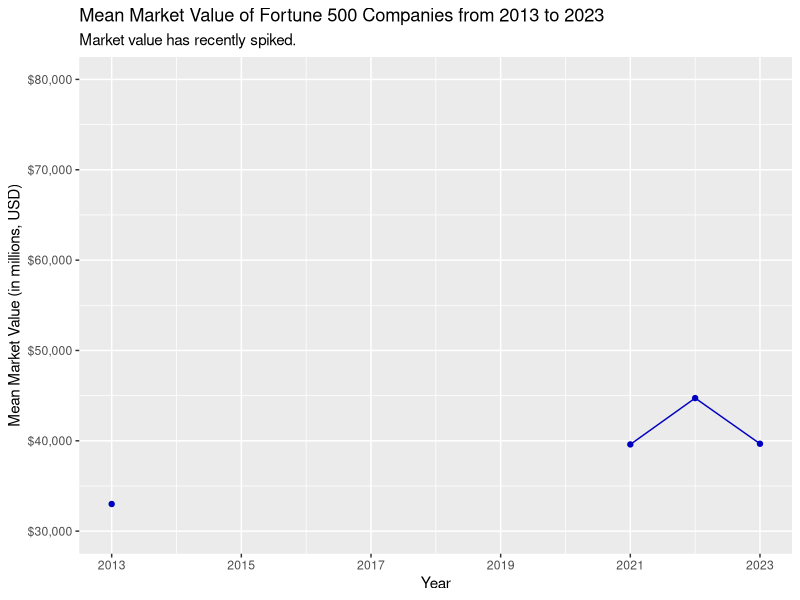
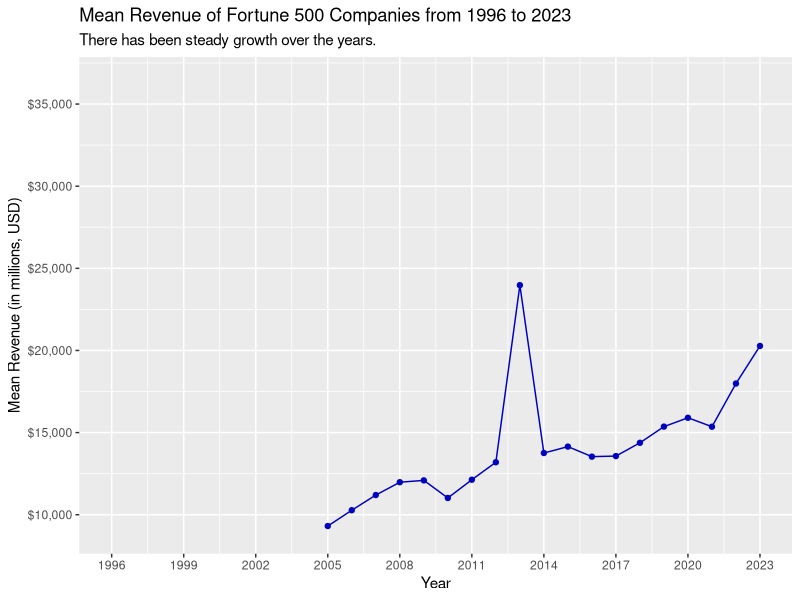
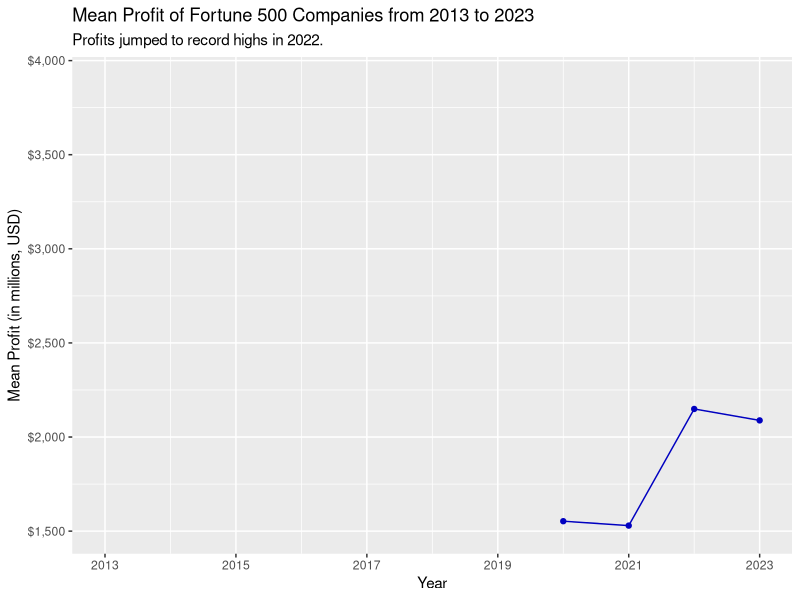
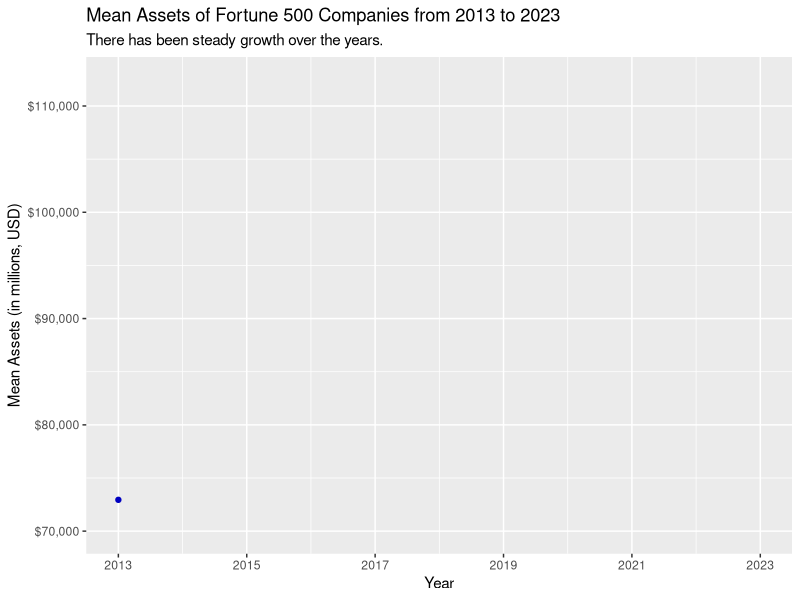

Write the R code that produced these figures, in order.
## ---- chunk 1
#| message: false
#| warning: false
library(tidyverse)
library(dplyr)
library(readr)
library(forcats)
## ---- chunk 2
fortune <- read_csv('data/Cleaned Data.csv', show_col_types = FALSE) |>
  select(rank, year, revenue_mil, profit_mil, asset_mil, market_value_mil)
## ---- chunk 3
market_value <- fortune |>
  filter(year >= 2013) |>
  summarize(mean_market_value_mil = mean(market_value_mil, na.rm = TRUE), .by = year)
market_value$mean_market_value_mil[market_value$year == 2013] <- 34459.82 - (37372.77 - 34459.82)/2
## ---- chunk 4
revenue <- fortune |>
  summarize(mean_revenue_mil = mean(revenue_mil, na.rm = TRUE), .by = year)
revenue$mean_revenue_mil[revenue$year == 2013] <- mean(c(23529.903, 24421.006))
## ---- chunk 5
profit <- fortune |>
  filter(year >= 2013) |>
  summarize(mean_profit_mil = mean(profit_mil, na.rm = TRUE), .by = year)
## ---- chunk 6
asset <- fortune |>
  filter(year >= 2013) |>
  summarize(mean_asset_mil = mean(asset_mil, na.rm = TRUE), .by = year)
asset$mean_asset_mil[asset$year == 2013] <- 74061.85 - (76292.42 - 74061.85)/2
## ---- chunk 7
market_value |>
  ggplot(aes(x = year, y = mean_market_value_mil)) +
  geom_point(color = '#0000c0') +
  geom_line(color = '#0000c0') +
  scale_x_continuous('Year',
                     breaks = c(2013,2015,2017,2019,2021,2023),
                     limits = c(2013,2023)) +
  scale_y_continuous('Mean Market Value (in millions, USD)',
                     breaks = c(30000,40000,50000,60000,70000,80000,90000),
                     limits = c(30000,80000),
                     labels = scales::dollar_format()) +
  labs(title = 'Mean Market Value of Fortune 500 Companies from 2013 to 2023',
       subtitle = 'Market value has recently spiked.')
## ---- chunk 8
revenue |>
  ggplot(aes(x = year, y = mean_revenue_mil)) +
  geom_point(color = '#0000c0') +
  geom_line(color = '#0000c0') +
  scale_x_continuous('Year',
                     breaks = c(1996,1999,2002,2005,2008,2011,2014,2017,2020,2023),
                     limits = c(1996,2023)) +
  scale_y_continuous('Mean Revenue (in millions, USD)',
                     breaks = c(10000,15000,20000,25000,30000,35000,40000),
                     limits = c(9000,36500),
                     labels = scales::dollar_format()) +
  labs(title = 'Mean Revenue of Fortune 500 Companies from 1996 to 2023',
       subtitle = 'There has been steady growth over the years.')
## ---- chunk 9
profit |>
  ggplot(aes(x = year, y = mean_profit_mil)) +
  geom_point(color = '#0000c0') +
  geom_line(color = '#0000c0') +
  scale_x_continuous('Year',
                     breaks = c(2013,2015,2017,2019,2021,2023),
                     limits = c(2013,2023)) +
  scale_y_continuous('Mean Profit (in millions, USD)',
                     breaks = c(1500,2000,2500,3000,3500,4000),
                     limits = c(1500,3900),
                     labels = scales::dollar_format()) +
  labs(title = 'Mean Profit of Fortune 500 Companies from 2013 to 2023',
       subtitle = 'Profits jumped to record highs in 2022.')
## ---- chunk 10
asset |>
  ggplot(aes(x = year, y = mean_asset_mil)) +
  geom_point(color = '#0000c0') +
  geom_line(color = '#0000c0') +
  scale_x_continuous('Year',
                     breaks = c(2013,2015,2017,2019,2021,2023),
                     limits = c(2013,2023)) +
  scale_y_continuous('Mean Assets (in millions, USD)',
                     breaks = c(70000,80000,90000,100000,110000),
                     limits = c(70000,112500),
                     labels = scales::dollar_format()) +
  labs(title = 'Mean Assets of Fortune 500 Companies from 2013 to 2023',
       subtitle = 'There has been steady growth over the years.')
